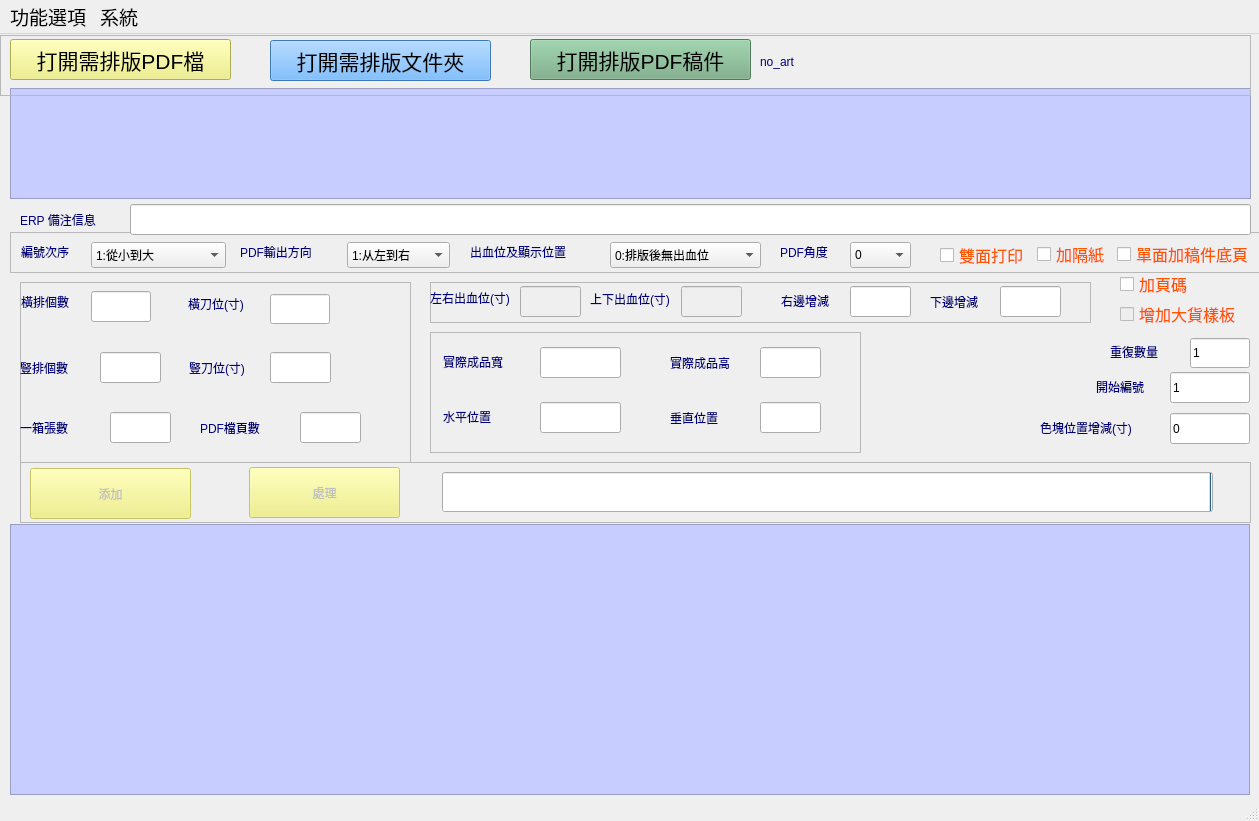
<?xml version="1.0" encoding="UTF-8"?>
<ui version="4.0">
 <class>MainWindow</class>
 <widget class="QMainWindow" name="MainWindow">
  <property name="geometry">
   <rect>
    <x>0</x>
    <y>0</y>
    <width>1259</width>
    <height>821</height>
   </rect>
  </property>
  <property name="windowTitle">
   <string>Honour PDF排版及數據處理軟件</string>
  </property>
  <property name="windowIcon">
   <iconset resource="resourcefile.qrc">
    <normaloff>:/ico_file/sourcefile/title.ico</normaloff>:/ico_file/sourcefile/title.ico</iconset>
  </property>
  <property name="styleSheet">
   <string notr="true">QLabel{
	color: rgb(0, 0, 127);
	font: 12pt &quot;Microsoft Sans Serif&quot;;
}
QComboBox{
	font: 12pt &quot;Microsoft Sans Serif&quot;;
}
QLineEdit{
font: 12pt &quot;Microsoft Sans Serif&quot;;
}
QTableView{
	border-color: rgb(0, 85, 0);
	
	alternate-background-color: rgb(230, 201, 255);
	background-color: rgb(199, 205, 255);
/*	selection-background-color: rgb(85, 255, 0);*/

}
QPushButton{
	/*background-color: rgb(170, 255, 127);*/
	
	font: 16pt &quot;Microsoft Sans Serif&quot;;
	
	background-color: rgb(239, 239, 119);
}
QCheckBox{
font: 12pt &quot;Microsoft Sans Serif&quot;;
	color: rgb(255, 85, 0);
}</string>
  </property>
  <widget class="QWidget" name="centralwidget">
   <widget class="QTableView" name="process_tableView2">
    <property name="geometry">
     <rect>
      <x>10</x>
      <y>490</y>
      <width>1240</width>
      <height>271</height>
     </rect>
    </property>
    <property name="alternatingRowColors">
     <bool>true</bool>
    </property>
    <property name="selectionMode">
     <enum>QAbstractItemView::SingleSelection</enum>
    </property>
    <property name="selectionBehavior">
     <enum>QAbstractItemView::SelectRows</enum>
    </property>
   </widget>
   <widget class="QTableView" name="open_tableView1">
    <property name="geometry">
     <rect>
      <x>10</x>
      <y>54</y>
      <width>1241</width>
      <height>111</height>
     </rect>
    </property>
    <property name="alternatingRowColors">
     <bool>true</bool>
    </property>
    <property name="selectionMode">
     <enum>QAbstractItemView::SingleSelection</enum>
    </property>
    <property name="selectionBehavior">
     <enum>QAbstractItemView::SelectRows</enum>
    </property>
    <attribute name="horizontalHeaderCascadingSectionResizes">
     <bool>false</bool>
    </attribute>
    <attribute name="horizontalHeaderDefaultSectionSize">
     <number>50</number>
    </attribute>
    <attribute name="horizontalHeaderStretchLastSection">
     <bool>true</bool>
    </attribute>
   </widget>
   <widget class="QFrame" name="frame_act_size">
    <property name="geometry">
     <rect>
      <x>430</x>
      <y>298</y>
      <width>431</width>
      <height>121</height>
     </rect>
    </property>
    <property name="frameShape">
     <enum>QFrame::StyledPanel</enum>
    </property>
    <property name="frameShadow">
     <enum>QFrame::Raised</enum>
    </property>
    <widget class="QLineEdit" name="lineEdit_r3c3">
     <property name="enabled">
      <bool>true</bool>
     </property>
     <property name="geometry">
      <rect>
       <x>110</x>
       <y>70</y>
       <width>81</width>
       <height>31</height>
      </rect>
     </property>
     <property name="text">
      <string/>
     </property>
    </widget>
    <widget class="QLabel" name="label_15">
     <property name="geometry">
      <rect>
       <x>13</x>
       <y>75</y>
       <width>91</width>
       <height>20</height>
      </rect>
     </property>
     <property name="text">
      <string>水平位置</string>
     </property>
    </widget>
    <widget class="QLineEdit" name="lineEdit_r2c3">
     <property name="enabled">
      <bool>true</bool>
     </property>
     <property name="geometry">
      <rect>
       <x>110</x>
       <y>15</y>
       <width>81</width>
       <height>31</height>
      </rect>
     </property>
    </widget>
    <widget class="QLabel" name="label_14">
     <property name="geometry">
      <rect>
       <x>13</x>
       <y>20</y>
       <width>91</width>
       <height>20</height>
      </rect>
     </property>
     <property name="text">
      <string>實際成品寬</string>
     </property>
    </widget>
    <widget class="QLabel" name="label_16">
     <property name="geometry">
      <rect>
       <x>240</x>
       <y>70</y>
       <width>91</width>
       <height>31</height>
      </rect>
     </property>
     <property name="text">
      <string>垂直位置</string>
     </property>
    </widget>
    <widget class="QLineEdit" name="lineEdit_r2c4">
     <property name="enabled">
      <bool>true</bool>
     </property>
     <property name="geometry">
      <rect>
       <x>330</x>
       <y>15</y>
       <width>61</width>
       <height>31</height>
      </rect>
     </property>
    </widget>
    <widget class="QLineEdit" name="lineEdit_r3c4">
     <property name="enabled">
      <bool>true</bool>
     </property>
     <property name="geometry">
      <rect>
       <x>330</x>
       <y>70</y>
       <width>61</width>
       <height>31</height>
      </rect>
     </property>
     <property name="text">
      <string/>
     </property>
    </widget>
    <widget class="QLabel" name="label_13">
     <property name="geometry">
      <rect>
       <x>240</x>
       <y>15</y>
       <width>91</width>
       <height>31</height>
      </rect>
     </property>
     <property name="text">
      <string>實際成品高</string>
     </property>
    </widget>
   </widget>
   <widget class="QFrame" name="frame_bleeding">
    <property name="geometry">
     <rect>
      <x>430</x>
      <y>248</y>
      <width>661</width>
      <height>41</height>
     </rect>
    </property>
    <property name="toolTip">
     <string>出血位</string>
    </property>
    <property name="frameShape">
     <enum>QFrame::StyledPanel</enum>
    </property>
    <property name="frameShadow">
     <enum>QFrame::Raised</enum>
    </property>
    <widget class="QLineEdit" name="lineEdit_r1c6">
     <property name="geometry">
      <rect>
       <x>570</x>
       <y>4</y>
       <width>61</width>
       <height>31</height>
      </rect>
     </property>
    </widget>
    <widget class="QLabel" name="label_18">
     <property name="geometry">
      <rect>
       <x>500</x>
       <y>4</y>
       <width>81</width>
       <height>31</height>
      </rect>
     </property>
     <property name="text">
      <string>下邊增減</string>
     </property>
    </widget>
    <widget class="QLineEdit" name="lineEdit_r1c5">
     <property name="geometry">
      <rect>
       <x>420</x>
       <y>4</y>
       <width>61</width>
       <height>31</height>
      </rect>
     </property>
    </widget>
    <widget class="QLabel" name="label_17">
     <property name="geometry">
      <rect>
       <x>351</x>
       <y>3</y>
       <width>81</width>
       <height>31</height>
      </rect>
     </property>
     <property name="text">
      <string>右邊增減</string>
     </property>
    </widget>
    <widget class="QLabel" name="label_7">
     <property name="geometry">
      <rect>
       <x>0</x>
       <y>0</y>
       <width>81</width>
       <height>31</height>
      </rect>
     </property>
     <property name="text">
      <string>左右出血位(寸)</string>
     </property>
    </widget>
    <widget class="QLineEdit" name="lineEdit_r1c3">
     <property name="enabled">
      <bool>false</bool>
     </property>
     <property name="geometry">
      <rect>
       <x>90</x>
       <y>4</y>
       <width>61</width>
       <height>31</height>
      </rect>
     </property>
    </widget>
    <widget class="QLabel" name="label_8">
     <property name="geometry">
      <rect>
       <x>160</x>
       <y>1</y>
       <width>81</width>
       <height>31</height>
      </rect>
     </property>
     <property name="text">
      <string>上下出血位(寸)</string>
     </property>
    </widget>
    <widget class="QLineEdit" name="lineEdit_r1c4">
     <property name="enabled">
      <bool>false</bool>
     </property>
     <property name="geometry">
      <rect>
       <x>251</x>
       <y>4</y>
       <width>61</width>
       <height>31</height>
      </rect>
     </property>
    </widget>
   </widget>
   <widget class="QFrame" name="frame">
    <property name="geometry">
     <rect>
      <x>20</x>
      <y>248</y>
      <width>391</width>
      <height>181</height>
     </rect>
    </property>
    <property name="frameShape">
     <enum>QFrame::StyledPanel</enum>
    </property>
    <property name="frameShadow">
     <enum>QFrame::Raised</enum>
    </property>
    <widget class="QLineEdit" name="lineEdit_r3c2">
     <property name="geometry">
      <rect>
       <x>280</x>
       <y>130</y>
       <width>61</width>
       <height>31</height>
      </rect>
     </property>
    </widget>
    <widget class="QLabel" name="label_5">
     <property name="geometry">
      <rect>
       <x>1</x>
       <y>10</y>
       <width>64</width>
       <height>20</height>
      </rect>
     </property>
     <property name="text">
      <string>橫排個數</string>
     </property>
    </widget>
    <widget class="QLineEdit" name="lineEdit_r2c2">
     <property name="geometry">
      <rect>
       <x>250</x>
       <y>70</y>
       <width>61</width>
       <height>31</height>
      </rect>
     </property>
    </widget>
    <widget class="QLabel" name="label_9">
     <property name="geometry">
      <rect>
       <x>169</x>
       <y>70</y>
       <width>81</width>
       <height>31</height>
      </rect>
     </property>
     <property name="text">
      <string>豎刀位(寸)</string>
     </property>
    </widget>
    <widget class="QLabel" name="label_11">
     <property name="geometry">
      <rect>
       <x>0</x>
       <y>130</y>
       <width>81</width>
       <height>31</height>
      </rect>
     </property>
     <property name="text">
      <string>一箱張數</string>
     </property>
    </widget>
    <widget class="QLabel" name="label_6">
     <property name="geometry">
      <rect>
       <x>168</x>
       <y>12</y>
       <width>74</width>
       <height>20</height>
      </rect>
     </property>
     <property name="text">
      <string>橫刀位(寸)</string>
     </property>
    </widget>
    <widget class="QLabel" name="label_12">
     <property name="geometry">
      <rect>
       <x>180</x>
       <y>130</y>
       <width>81</width>
       <height>31</height>
      </rect>
     </property>
     <property name="text">
      <string>PDF檔頁數</string>
     </property>
    </widget>
    <widget class="QLineEdit" name="lineEdit_r1c1">
     <property name="geometry">
      <rect>
       <x>71</x>
       <y>9</y>
       <width>60</width>
       <height>31</height>
      </rect>
     </property>
    </widget>
    <widget class="QLineEdit" name="lineEdit_r3c1">
     <property name="geometry">
      <rect>
       <x>90</x>
       <y>130</y>
       <width>61</width>
       <height>31</height>
      </rect>
     </property>
    </widget>
    <widget class="QLineEdit" name="lineEdit_r1c2">
     <property name="geometry">
      <rect>
       <x>250</x>
       <y>12</y>
       <width>60</width>
       <height>30</height>
      </rect>
     </property>
    </widget>
    <widget class="QLabel" name="label_10">
     <property name="geometry">
      <rect>
       <x>0</x>
       <y>70</y>
       <width>81</width>
       <height>31</height>
      </rect>
     </property>
     <property name="text">
      <string>豎排個數</string>
     </property>
    </widget>
    <widget class="QLineEdit" name="lineEdit_r2c1">
     <property name="geometry">
      <rect>
       <x>80</x>
       <y>70</y>
       <width>61</width>
       <height>31</height>
      </rect>
     </property>
    </widget>
   </widget>
   <widget class="QFrame" name="frame_2">
    <property name="geometry">
     <rect>
      <x>10</x>
      <y>198</y>
      <width>1251</width>
      <height>41</height>
     </rect>
    </property>
    <property name="frameShape">
     <enum>QFrame::StyledPanel</enum>
    </property>
    <property name="frameShadow">
     <enum>QFrame::Raised</enum>
    </property>
    <widget class="QComboBox" name="comboBox_rotate">
     <property name="geometry">
      <rect>
       <x>840</x>
       <y>10</y>
       <width>61</width>
       <height>26</height>
      </rect>
     </property>
     <property name="currentIndex">
      <number>0</number>
     </property>
     <item>
      <property name="text">
       <string extracomment="a">0</string>
      </property>
     </item>
     <item>
      <property name="text">
       <string extracomment="b">90</string>
      </property>
     </item>
     <item>
      <property name="text">
       <string extracomment="c">180</string>
      </property>
     </item>
     <item>
      <property name="text">
       <string>270</string>
      </property>
     </item>
    </widget>
    <widget class="QComboBox" name="comboBox1">
     <property name="geometry">
      <rect>
       <x>81</x>
       <y>10</y>
       <width>135</width>
       <height>26</height>
      </rect>
     </property>
     <property name="currentIndex">
      <number>0</number>
     </property>
     <item>
      <property name="text">
       <string extracomment="a">1:從小到大</string>
      </property>
     </item>
     <item>
      <property name="text">
       <string extracomment="b">2:從大到小</string>
      </property>
     </item>
     <item>
      <property name="text">
       <string extracomment="c">3:兜圈順序打印</string>
      </property>
     </item>
     <item>
      <property name="text">
       <string>4:分切成品-順序</string>
      </property>
     </item>
     <item>
      <property name="text">
       <string>5:分切成品-倒序</string>
      </property>
     </item>
    </widget>
    <widget class="QLabel" name="label_2">
     <property name="geometry">
      <rect>
       <x>11</x>
       <y>10</y>
       <width>64</width>
       <height>20</height>
      </rect>
     </property>
     <property name="text">
      <string>編號次序</string>
     </property>
    </widget>
    <widget class="QLabel" name="label_3">
     <property name="geometry">
      <rect>
       <x>230</x>
       <y>10</y>
       <width>111</width>
       <height>20</height>
      </rect>
     </property>
     <property name="autoFillBackground">
      <bool>false</bool>
     </property>
     <property name="text">
      <string>PDF輸出方向</string>
     </property>
    </widget>
    <widget class="QLabel" name="label_4">
     <property name="geometry">
      <rect>
       <x>460</x>
       <y>10</y>
       <width>141</width>
       <height>20</height>
      </rect>
     </property>
     <property name="text">
      <string>出血位及顯示位置</string>
     </property>
    </widget>
    <widget class="QCheckBox" name="checkBox1">
     <property name="geometry">
      <rect>
       <x>930</x>
       <y>11</y>
       <width>87</width>
       <height>24</height>
      </rect>
     </property>
     <property name="font">
      <font>
       <family>Microsoft Sans Serif</family>
       <pointsize>12</pointsize>
       <weight>50</weight>
       <italic>false</italic>
       <bold>false</bold>
      </font>
     </property>
     <property name="text">
      <string>雙面打印</string>
     </property>
     <property name="checked">
      <bool>false</bool>
     </property>
    </widget>
    <widget class="QComboBox" name="comboBox3">
     <property name="geometry">
      <rect>
       <x>600</x>
       <y>10</y>
       <width>151</width>
       <height>26</height>
      </rect>
     </property>
     <property name="currentIndex">
      <number>0</number>
     </property>
     <item>
      <property name="text">
       <string extracomment="a">0:排版後無出血位</string>
      </property>
     </item>
     <item>
      <property name="text">
       <string extracomment="b">1:左上角水平位置</string>
      </property>
     </item>
     <item>
      <property name="text">
       <string>2:左上角垂直位置</string>
      </property>
     </item>
     <item>
      <property name="text">
       <string>3:右上角水平位置</string>
      </property>
     </item>
     <item>
      <property name="text">
       <string>4:右上角垂直位置</string>
      </property>
     </item>
     <item>
      <property name="text">
       <string>5:左下角水平位置</string>
      </property>
     </item>
     <item>
      <property name="text">
       <string>6:左下角垂直位置</string>
      </property>
     </item>
     <item>
      <property name="text">
       <string>7:右下角水平位置</string>
      </property>
     </item>
     <item>
      <property name="text">
       <string>8:右下角垂直位置</string>
      </property>
     </item>
    </widget>
    <widget class="QCheckBox" name="checkBox_blank2">
     <property name="geometry">
      <rect>
       <x>1107</x>
       <y>10</y>
       <width>141</width>
       <height>24</height>
      </rect>
     </property>
     <property name="font">
      <font>
       <family>Microsoft Sans Serif</family>
       <pointsize>12</pointsize>
       <weight>50</weight>
       <italic>false</italic>
       <bold>false</bold>
      </font>
     </property>
     <property name="text">
      <string>單面加稿件底頁</string>
     </property>
     <property name="checked">
      <bool>false</bool>
     </property>
    </widget>
    <widget class="QLabel" name="label_19">
     <property name="geometry">
      <rect>
       <x>770</x>
       <y>10</y>
       <width>64</width>
       <height>20</height>
      </rect>
     </property>
     <property name="text">
      <string>PDF角度</string>
     </property>
    </widget>
    <widget class="QComboBox" name="comboBox2">
     <property name="geometry">
      <rect>
       <x>337</x>
       <y>10</y>
       <width>103</width>
       <height>26</height>
      </rect>
     </property>
     <property name="currentIndex">
      <number>0</number>
     </property>
     <item>
      <property name="text">
       <string extracomment="a">1:从左到右</string>
      </property>
     </item>
     <item>
      <property name="text">
       <string extracomment="b">2:从上到下</string>
      </property>
     </item>
    </widget>
    <widget class="QCheckBox" name="checkBox_blank">
     <property name="geometry">
      <rect>
       <x>1027</x>
       <y>10</y>
       <width>87</width>
       <height>24</height>
      </rect>
     </property>
     <property name="font">
      <font>
       <family>Microsoft Sans Serif</family>
       <pointsize>12</pointsize>
       <weight>50</weight>
       <italic>false</italic>
       <bold>false</bold>
      </font>
     </property>
     <property name="text">
      <string>加隔紙</string>
     </property>
     <property name="checked">
      <bool>false</bool>
     </property>
    </widget>
   </widget>
   <widget class="QFrame" name="frame_3">
    <property name="geometry">
     <rect>
      <x>20</x>
      <y>428</y>
      <width>1231</width>
      <height>61</height>
     </rect>
    </property>
    <property name="frameShape">
     <enum>QFrame::StyledPanel</enum>
    </property>
    <property name="frameShadow">
     <enum>QFrame::Raised</enum>
    </property>
    <widget class="QProgressBar" name="progressBar">
     <property name="geometry">
      <rect>
       <x>422</x>
       <y>10</y>
       <width>771</width>
       <height>40</height>
      </rect>
     </property>
     <property name="font">
      <font>
       <family>Arial</family>
       <pointsize>12</pointsize>
       <weight>75</weight>
       <bold>true</bold>
       <kerning>true</kerning>
      </font>
     </property>
     <property name="layoutDirection">
      <enum>Qt::RightToLeft</enum>
     </property>
     <property name="locale">
      <locale language="English" country="UnitedStates"/>
     </property>
     <property name="value">
      <number>0</number>
     </property>
    </widget>
    <widget class="QPushButton" name="process_pushButton3">
     <property name="enabled">
      <bool>false</bool>
     </property>
     <property name="geometry">
      <rect>
       <x>229</x>
       <y>5</y>
       <width>151</width>
       <height>51</height>
      </rect>
     </property>
     <property name="text">
      <string>處理</string>
     </property>
     <property name="icon">
      <iconset resource="resourcefile.qrc">
       <normaloff>:/ico_file/sourcefile/run.png</normaloff>:/ico_file/sourcefile/run.png</iconset>
     </property>
    </widget>
    <widget class="QPushButton" name="add_pushButton2">
     <property name="enabled">
      <bool>false</bool>
     </property>
     <property name="geometry">
      <rect>
       <x>10</x>
       <y>6</y>
       <width>161</width>
       <height>51</height>
      </rect>
     </property>
     <property name="text">
      <string>添加</string>
     </property>
     <property name="icon">
      <iconset resource="resourcefile.qrc">
       <normaloff>:/ico_file/sourcefile/add2.png</normaloff>:/ico_file/sourcefile/add2.png</iconset>
     </property>
    </widget>
   </widget>
   <widget class="QFrame" name="frame_5">
    <property name="geometry">
     <rect>
      <x>0</x>
      <y>1</y>
      <width>1251</width>
      <height>61</height>
     </rect>
    </property>
    <property name="frameShape">
     <enum>QFrame::StyledPanel</enum>
    </property>
    <property name="frameShadow">
     <enum>QFrame::Raised</enum>
    </property>
    <widget class="QLabel" name="label_art">
     <property name="geometry">
      <rect>
       <x>760</x>
       <y>16</y>
       <width>511</width>
       <height>21</height>
      </rect>
     </property>
     <property name="text">
      <string>no_art</string>
     </property>
    </widget>
    <widget class="QPushButton" name="open_pushButton1">
     <property name="geometry">
      <rect>
       <x>10</x>
       <y>4</y>
       <width>221</width>
       <height>41</height>
      </rect>
     </property>
     <property name="sizePolicy">
      <sizepolicy hsizetype="Minimum" vsizetype="Fixed">
       <horstretch>0</horstretch>
       <verstretch>0</verstretch>
      </sizepolicy>
     </property>
     <property name="font">
      <font>
       <family>Microsoft Sans Serif</family>
       <pointsize>16</pointsize>
       <weight>50</weight>
       <italic>false</italic>
       <bold>false</bold>
      </font>
     </property>
     <property name="text">
      <string>打開需排版PDF檔</string>
     </property>
     <property name="icon">
      <iconset>
       <normaloff>C:/Users/ITProg02/.designer/backup/sourcefile/open2.png</normaloff>C:/Users/ITProg02/.designer/backup/sourcefile/open2.png</iconset>
     </property>
    </widget>
    <widget class="QPushButton" name="open_pushButton_folder">
     <property name="geometry">
      <rect>
       <x>270</x>
       <y>5</y>
       <width>221</width>
       <height>41</height>
      </rect>
     </property>
     <property name="sizePolicy">
      <sizepolicy hsizetype="Minimum" vsizetype="Fixed">
       <horstretch>0</horstretch>
       <verstretch>0</verstretch>
      </sizepolicy>
     </property>
     <property name="font">
      <font>
       <family>Microsoft Sans Serif</family>
       <pointsize>16</pointsize>
       <weight>50</weight>
       <italic>false</italic>
       <bold>false</bold>
      </font>
     </property>
     <property name="styleSheet">
      <string notr="true">background-color: rgb(85, 170, 255);</string>
     </property>
     <property name="text">
      <string>打開需排版文件夾</string>
     </property>
     <property name="icon">
      <iconset>
       <normaloff>C:/Users/ITProg02/.designer/backup/sourcefile/open2.png</normaloff>C:/Users/ITProg02/.designer/backup/sourcefile/open2.png</iconset>
     </property>
    </widget>
    <widget class="QPushButton" name="open_pushButton_art">
     <property name="geometry">
      <rect>
       <x>530</x>
       <y>4</y>
       <width>221</width>
       <height>41</height>
      </rect>
     </property>
     <property name="sizePolicy">
      <sizepolicy hsizetype="Minimum" vsizetype="Fixed">
       <horstretch>0</horstretch>
       <verstretch>0</verstretch>
      </sizepolicy>
     </property>
     <property name="font">
      <font>
       <family>Microsoft Sans Serif</family>
       <pointsize>16</pointsize>
       <weight>50</weight>
       <italic>false</italic>
       <bold>false</bold>
      </font>
     </property>
     <property name="styleSheet">
      <string notr="true">background-color: rgb(115, 170, 130);</string>
     </property>
     <property name="text">
      <string>打開排版PDF稿件</string>
     </property>
     <property name="icon">
      <iconset>
       <normaloff>C:/Users/ITProg02/.designer/backup/sourcefile/open2.png</normaloff>C:/Users/ITProg02/.designer/backup/sourcefile/open2.png</iconset>
     </property>
    </widget>
   </widget>
   <widget class="QCheckBox" name="checkBox_addpage">
    <property name="geometry">
     <rect>
      <x>1120</x>
      <y>238</y>
      <width>87</width>
      <height>24</height>
     </rect>
    </property>
    <property name="font">
     <font>
      <family>Microsoft Sans Serif</family>
      <pointsize>12</pointsize>
      <weight>50</weight>
      <italic>false</italic>
      <bold>false</bold>
     </font>
    </property>
    <property name="text">
     <string>加頁碼</string>
    </property>
    <property name="checked">
     <bool>false</bool>
    </property>
   </widget>
   <widget class="QLineEdit" name="lineEdit_Repeat">
    <property name="geometry">
     <rect>
      <x>1190</x>
      <y>304</y>
      <width>60</width>
      <height>30</height>
     </rect>
    </property>
    <property name="text">
     <string>1</string>
    </property>
   </widget>
   <widget class="QLabel" name="label_20">
    <property name="geometry">
     <rect>
      <x>1110</x>
      <y>308</y>
      <width>74</width>
      <height>20</height>
     </rect>
    </property>
    <property name="text">
     <string>重復數量</string>
    </property>
   </widget>
   <widget class="QLineEdit" name="lineEdit_StartSeq">
    <property name="geometry">
     <rect>
      <x>1170</x>
      <y>338</y>
      <width>80</width>
      <height>31</height>
     </rect>
    </property>
    <property name="text">
     <string>1</string>
    </property>
   </widget>
   <widget class="QLabel" name="label">
    <property name="geometry">
     <rect>
      <x>1096</x>
      <y>342</y>
      <width>81</width>
      <height>21</height>
     </rect>
    </property>
    <property name="text">
     <string>開始編號</string>
    </property>
   </widget>
   <widget class="QLabel" name="label_21">
    <property name="geometry">
     <rect>
      <x>1040</x>
      <y>383</y>
      <width>131</width>
      <height>21</height>
     </rect>
    </property>
    <property name="text">
     <string>色塊位置增減(寸)</string>
    </property>
   </widget>
   <widget class="QLineEdit" name="lineEdit_ColorBlockPosition">
    <property name="geometry">
     <rect>
      <x>1170</x>
      <y>379</y>
      <width>80</width>
      <height>31</height>
     </rect>
    </property>
    <property name="text">
     <string>0</string>
    </property>
   </widget>
   <widget class="QCheckBox" name="checkBox_addSample">
    <property name="enabled">
     <bool>false</bool>
    </property>
    <property name="geometry">
     <rect>
      <x>1120</x>
      <y>268</y>
      <width>121</width>
      <height>24</height>
     </rect>
    </property>
    <property name="font">
     <font>
      <family>Microsoft Sans Serif</family>
      <pointsize>12</pointsize>
      <weight>50</weight>
      <italic>false</italic>
      <bold>false</bold>
     </font>
    </property>
    <property name="text">
     <string>增加大貨樣板</string>
    </property>
    <property name="checked">
     <bool>false</bool>
    </property>
   </widget>
   <widget class="QLineEdit" name="lineEdit_ERP_Mark">
    <property name="geometry">
     <rect>
      <x>130</x>
      <y>170</y>
      <width>1121</width>
      <height>31</height>
     </rect>
    </property>
   </widget>
   <widget class="QLabel" name="label_22">
    <property name="geometry">
     <rect>
      <x>20</x>
      <y>170</y>
      <width>111</width>
      <height>31</height>
     </rect>
    </property>
    <property name="text">
     <string>ERP 備注信息</string>
    </property>
   </widget>
  </widget>
  <widget class="QMenuBar" name="menubar">
   <property name="geometry">
    <rect>
     <x>0</x>
     <y>0</y>
     <width>1259</width>
     <height>30</height>
    </rect>
   </property>
   <property name="font">
    <font>
     <pointsize>14</pointsize>
    </font>
   </property>
   <widget class="QMenu" name="menu">
    <property name="font">
     <font>
      <pointsize>14</pointsize>
      <stylestrategy>PreferDefault</stylestrategy>
      <kerning>true</kerning>
     </font>
    </property>
    <property name="contextMenuPolicy">
     <enum>Qt::DefaultContextMenu</enum>
    </property>
    <property name="toolTip">
     <string/>
    </property>
    <property name="whatsThis">
     <string/>
    </property>
    <property name="title">
     <string extracomment="功能選項">功能選項</string>
    </property>
    <addaction name="action1"/>
    <addaction name="action2"/>
    <addaction name="action22"/>
    <addaction name="action_dele"/>
   </widget>
   <widget class="QMenu" name="menu_2">
    <property name="title">
     <string>系統</string>
    </property>
    <addaction name="action_quit"/>
   </widget>
   <addaction name="menu"/>
   <addaction name="menu_2"/>
  </widget>
  <widget class="QStatusBar" name="statusbar"/>
  <action name="action1">
   <property name="icon">
    <iconset resource="resourcefile.qrc">
     <normaloff>:/ico_file/sourcefile/favicon.ico</normaloff>:/ico_file/sourcefile/favicon.ico</iconset>
   </property>
   <property name="text">
    <string>修改PDF成品大小及位置</string>
   </property>
   <property name="font">
    <font>
     <family>Microsoft Sans Serif</family>
     <pointsize>14</pointsize>
    </font>
   </property>
  </action>
  <action name="action22">
   <property name="icon">
    <iconset resource="resourcefile.qrc">
     <normaloff>:/ico_file/sourcefile/save.png</normaloff>:/ico_file/sourcefile/save.png</iconset>
   </property>
   <property name="text">
    <string>修改輸出PDF路徑</string>
   </property>
  </action>
  <action name="action2">
   <property name="icon">
    <iconset resource="resourcefile.qrc">
     <normaloff>:/ico_file/sourcefile/8923926.png</normaloff>:/ico_file/sourcefile/8923926.png</iconset>
   </property>
   <property name="text">
    <string>修改右邊和下邊出血位</string>
   </property>
   <property name="iconText">
    <string>修改右邊和下邊出血位</string>
   </property>
  </action>
  <action name="action_quit">
   <property name="text">
    <string>退出</string>
   </property>
  </action>
  <action name="action_dele">
   <property name="text">
    <string>刪除行</string>
   </property>
  </action>
  <action name="PDFart">
   <property name="checkable">
    <bool>true</bool>
   </property>
   <property name="text">
    <string>PDF稿件只有一面</string>
   </property>
  </action>
 </widget>
 <resources>
  <include location="resourcefile.qrc"/>
 </resources>
 <connections/>
</ui>
